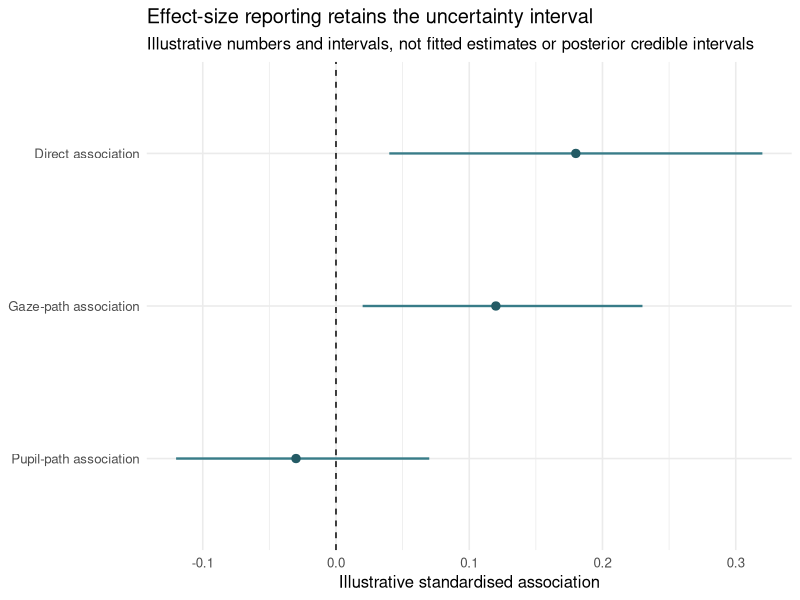
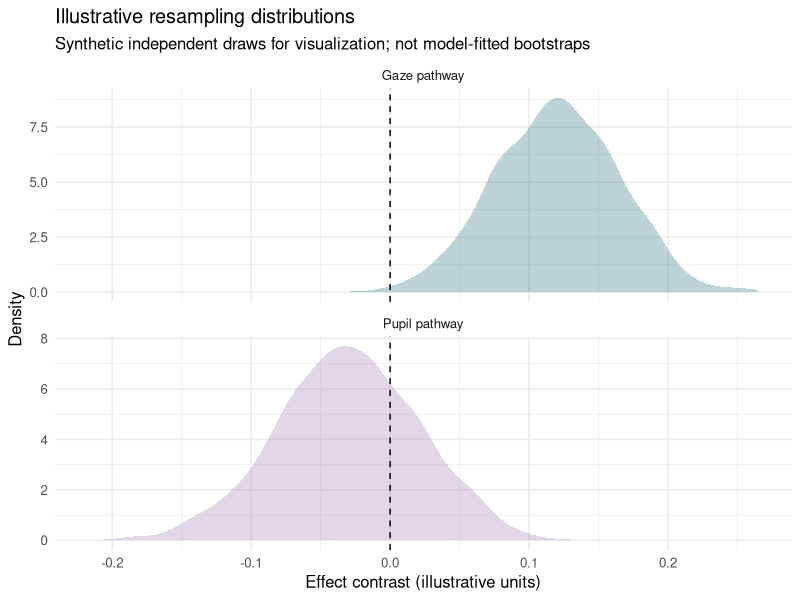
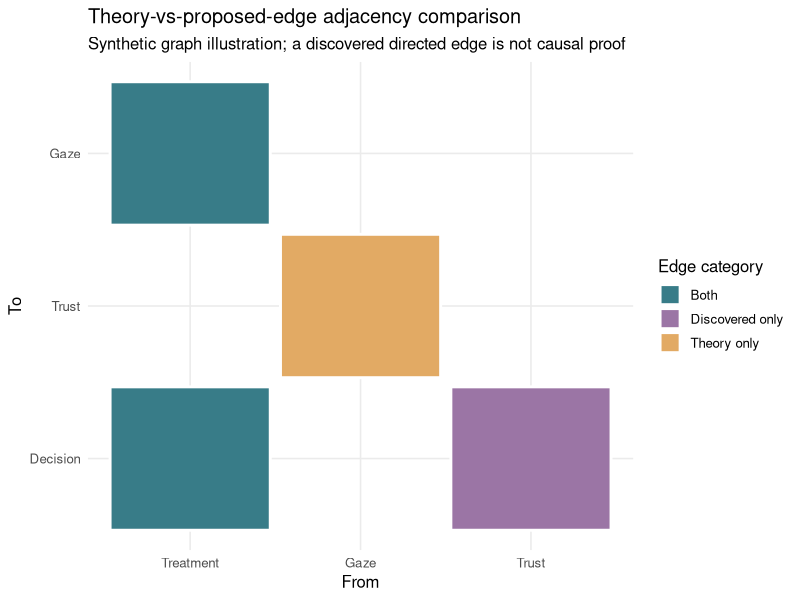
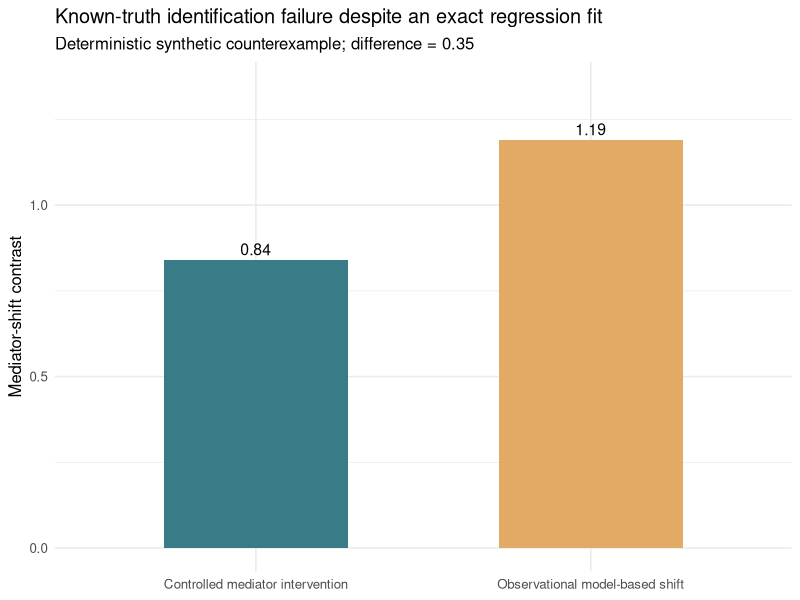

Write the R code that produced these figures, in order.
## ---- chunk 1
knitr::opts_chunk$set(collapse=TRUE, comment="#>", fig.width=8, fig.height=4.6)
set.seed(20261009)
## ---- chunk 2
effects <- data.frame(
  estimand = factor(c("Direct association", "Gaze-path association",
                      "Pupil-path association"),
                    levels = rev(c("Direct association",
                                   "Gaze-path association",
                                   "Pupil-path association"))),
  value = c(.18, .12, -.03),
  lo = c(.04, .02, -.12),
  hi = c(.32, .23, .07)
)
ggplot2::ggplot(effects, ggplot2::aes(y = estimand, x = value)) +
  ggplot2::geom_vline(xintercept = 0, linetype = 2) +
  ggplot2::geom_segment(
    ggplot2::aes(x = lo, xend = hi, yend = estimand),
    linewidth = .8, colour = "#387C88"
  ) +
  ggplot2::geom_point(size = 2.5, colour = "#245B65") +
  ggplot2::labs(
    title = "Effect-size reporting retains the uncertainty interval",
    subtitle = "Illustrative numbers and intervals, not fitted estimates or posterior credible intervals",
    x = "Illustrative standardised association", y = NULL
  ) +
  ggplot2::theme_minimal(base_size = 12)
## ---- chunk 3
resampling <- data.frame(
  estimate = c(stats::rnorm(1800, .12, .045),
               stats::rnorm(1800, -.03, .052)),
  path = rep(c("Gaze pathway", "Pupil pathway"), each = 1800)
)
ggplot2::ggplot(
  resampling, ggplot2::aes(x = estimate, fill = path)
) +
  ggplot2::geom_density(alpha = .33, colour = NA) +
  ggplot2::geom_vline(xintercept = 0, linetype = 2) +
  ggplot2::facet_wrap(~path, ncol = 1, scales = "free_y") +
  ggplot2::scale_fill_manual(values = c(
    "Gaze pathway" = "#387C88", "Pupil pathway" = "#A987B4"
  )) +
  ggplot2::labs(
    title = "Illustrative resampling distributions",
    subtitle = "Synthetic independent draws for visualization; not model-fitted bootstraps",
    x = "Effect contrast (illustrative units)", y = "Density"
  ) +
  ggplot2::theme_minimal(base_size = 12) +
  ggplot2::theme(legend.position = "none")
## ---- chunk 4
edge_comparison <- data.frame(
  from = factor(c("Treatment", "Gaze", "Trust", "Treatment"),
                levels = c("Treatment", "Gaze", "Trust")),
  to = factor(c("Gaze", "Trust", "Decision", "Decision"),
              levels = c("Decision", "Trust", "Gaze")),
  status = c("Both", "Theory only", "Discovered only", "Both")
)
ggplot2::ggplot(
  edge_comparison, ggplot2::aes(x = from, y = to, fill = status)
) +
  ggplot2::geom_tile(colour = "white", linewidth = 1, width = .94, height = .94) +
  ggplot2::scale_fill_manual(values = c(
    "Both" = "#387C88",
    "Theory only" = "#E2AA64",
    "Discovered only" = "#9B75A5"
  )) +
  ggplot2::labs(
    title = "Theory-vs-proposed-edge adjacency comparison",
    subtitle = "Synthetic graph illustration; a discovered directed edge is not causal proof",
    x = "From", y = "To", fill = "Edge category"
  ) +
  ggplot2::theme_minimal(base_size = 12)
## ---- chunk 5
stress <- data.frame(
  quantity = factor(
    c("Controlled mediator intervention", "Observational model-based shift"),
    levels = c("Controlled mediator intervention",
               "Observational model-based shift")
  ),
  effect = c(.84, 1.19)
)
ggplot2::ggplot(
  stress, ggplot2::aes(x = quantity, y = effect, fill = quantity)
) +
  ggplot2::geom_col(width = .55) +
  ggplot2::geom_text(
    ggplot2::aes(label = sprintf("%.2f", effect)),
    vjust = -0.4, size = 4
  ) +
  ggplot2::scale_fill_manual(values = c("#387C88", "#E2AA64")) +
  ggplot2::coord_cartesian(ylim = c(0, 1.35)) +
  ggplot2::labs(
    title = "Known-truth identification failure despite an exact regression fit",
    subtitle = "Deterministic synthetic counterexample; difference = 0.35",
    x = NULL, y = "Mediator-shift contrast"
  ) +
  ggplot2::theme_minimal(base_size = 12) +
  ggplot2::theme(legend.position = "none")
